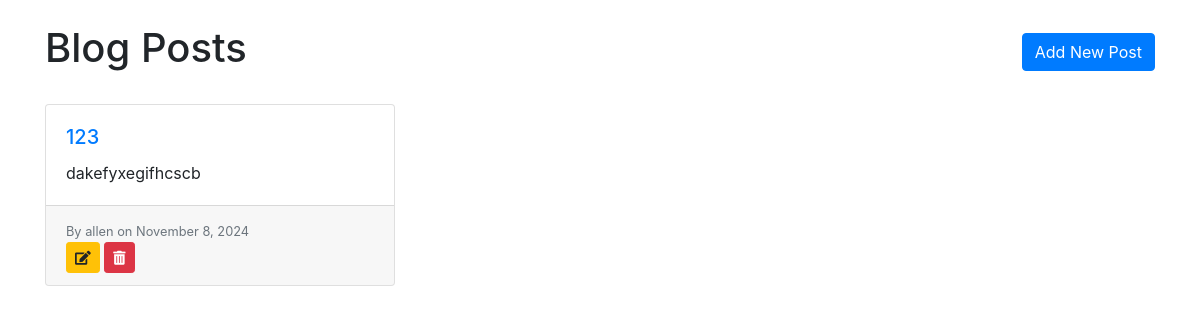
/, run on an earlier commit of the app's database.
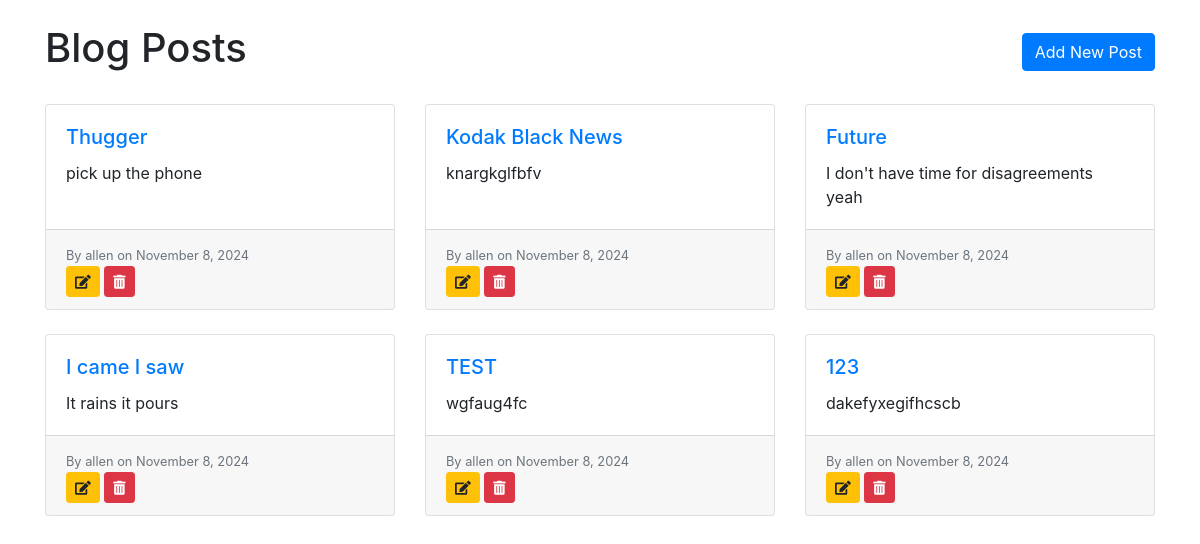
And on a later commit of the database.
### blog_app/models.py (models this page shows, shortened)
class Post(models.Model):
    title = models.CharField(max_length=200)
    content = models.TextField()    # Links to the User model
    author = models.ForeignKey(User, on_delete=models.CASCADE)
    created_at = models.DateTimeField(auto_now_add=True)  # Automatically sets on creation
    updated_at = models.DateTimeField(auto_now_add=True)  # Automatically updates on modification

### blog_app/views.py (the view)
# urls.py: path('', views.post_list, name='post_list'),    # Homepage URL
def post_list(request):
    posts = Post.objects.all().order_by('-created_at')  #Get all posts, ordered by  creation date (newest first)
    return render(request, 'blog/post_list.html', {'posts':posts})

### blog_app/templates/blog/post_list.html (shortened to what this page needs)
<!DOCTYPE html>
<html lang="en">
<head>
    <link href="https://stackpath.bootstrapcdn.com/bootstrap/4.5.2/css/bootstrap.min.css" rel="stylesheet">
    <link rel="stylesheet" href="https://cdnjs.cloudflare.com/ajax/libs/font-awesome/5.15.4/css/all.min.css">
</head>
<body>
    <div class="container my-4">
        <div class="d-flex justify-content-between align-items-center mb-4">
            <h1>Blog Posts</h1>
            <a href="{% url 'new_post' %}" class="btn btn-primary">Add New Post</a>
        </div>
        {% if posts %}
            <div class="row">
                {% for post in posts %}
                    <div class="col-md-6 col-lg-4 mb-4">
                        <div class="card h-100">
                            <div class="card-body">
                                <h5 class="card-title">
                                    <a href="{% url 'post_detail' post.pk %}">{{ post.title }}</a>
                                </h5>
                                <p class="card-text">{{ post.content|truncatewords:20 }}</p>
                            </div>
                            <div class="card-footer">
                                <small class="text-muted">By {{ post.author }} on {{ post.created_at|date:"F j, Y" }}</small>
                                <div>
                                    <a href="{% url 'edit_post' post.pk %}" class="btn btn-warning btn-sm" title="Edit">
                                        <i class="fas fa-edit"></i>
                                    </a>
                                    <form action="{% url 'delete_post' post.pk %}" method="post" style="display:inline;">
                                        <button type="submit" class="btn btn-danger btn-sm" title="Delete" onclick="return confirm('Are you sure you want to delete this post?');">
                                            <i class="fas fa-trash-alt"></i>
                                        </button>
                                    </form>
                                </div>
                            </div>
                        </div>
                    </div>
                {% endfor %}
            </div>
        {% else %}
            <p>No posts available. Click "Add New Post" to get started.</p>
        {% endif %}
    </div>
</body>
</html>

What changed in the data, as far as the page shows it:
added Post: title "Thugger", content "pick up the phone", author "allen", created_at "November 8, 2024"
added Post: title "Kodak Black News", content "knargkglfbfv", author "allen", created_at "November 8, 2024"
added Post: title "Future", content "I don't have time for disagreements yeah", author "allen", created_at "November 8, 2024"
added Post: title "I came I saw", content "It rains it pours", author "allen", created_at "November 8, 2024"
added Post: title "TEST", content "wgfaug4fc", author "allen", created_at "November 8, 2024"
